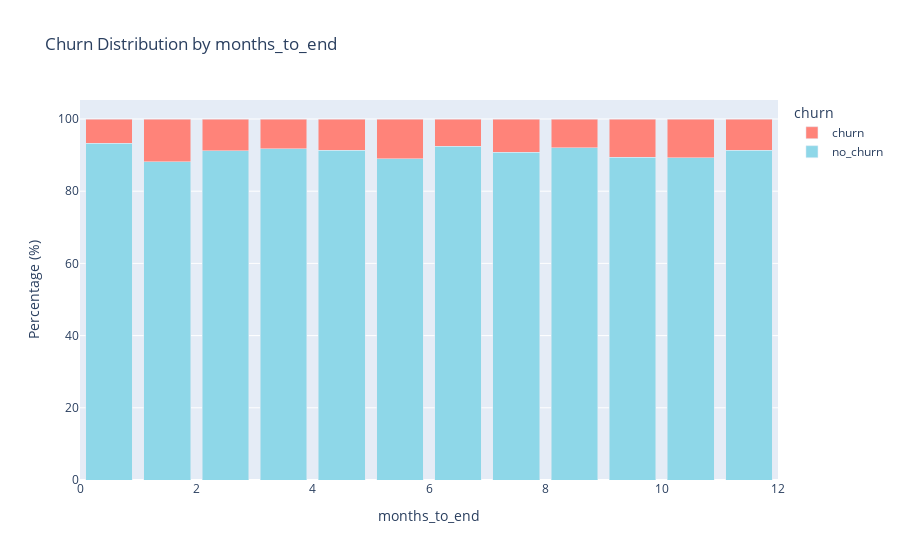

Source (notebook cell):
### Markdown cell above
# Numerical

### Code cell
plot_numerical(df, 'months_to_end', bins = 12)

### Figure 1 — Plotly figure (JSON) as saved in the notebook; plotly's stock layout.template omitted (floating-point values rounded to 4 significant figures)
{"data": [{"marker": {"color": "#8ed7e8"}, "name": "no_churn", "type": "bar", "x": [0.5, 1.5, 2.5, 3.5, 4.5, 5.5, 6.5, 7.5, 8.5, 9.5, 10.5, 11.5], "y": [93.33, 88.1, 91.14, 91.74, 91.39, 88.96, 92.41, 90.76, 91.98, 89.4, 89.22, 91.34]}, {"marker": {"color": "#ff8379"}, "name": "churn", "type": "bar", "x": [0.5, 1.5, 2.5, 3.5, 4.5, 5.5, 6.5, 7.5, 8.5, 9.5, 10.5, 11.5], "y": [6.667, 11.9, 8.857, 8.261, 8.611, 11.04, 7.593, 9.245, 8.024, 10.6, 10.78, 8.661]}], "layout": {"bargap": 0.2, "barmode": "stack", "legend": {"title": {"text": "churn"}}, "title": {"text": "Churn Distribution by months_to_end"}, "xaxis": {"title": {"text": "months_to_end"}}, "yaxis": {"title": {"text": "Percentage (%)"}}}}
